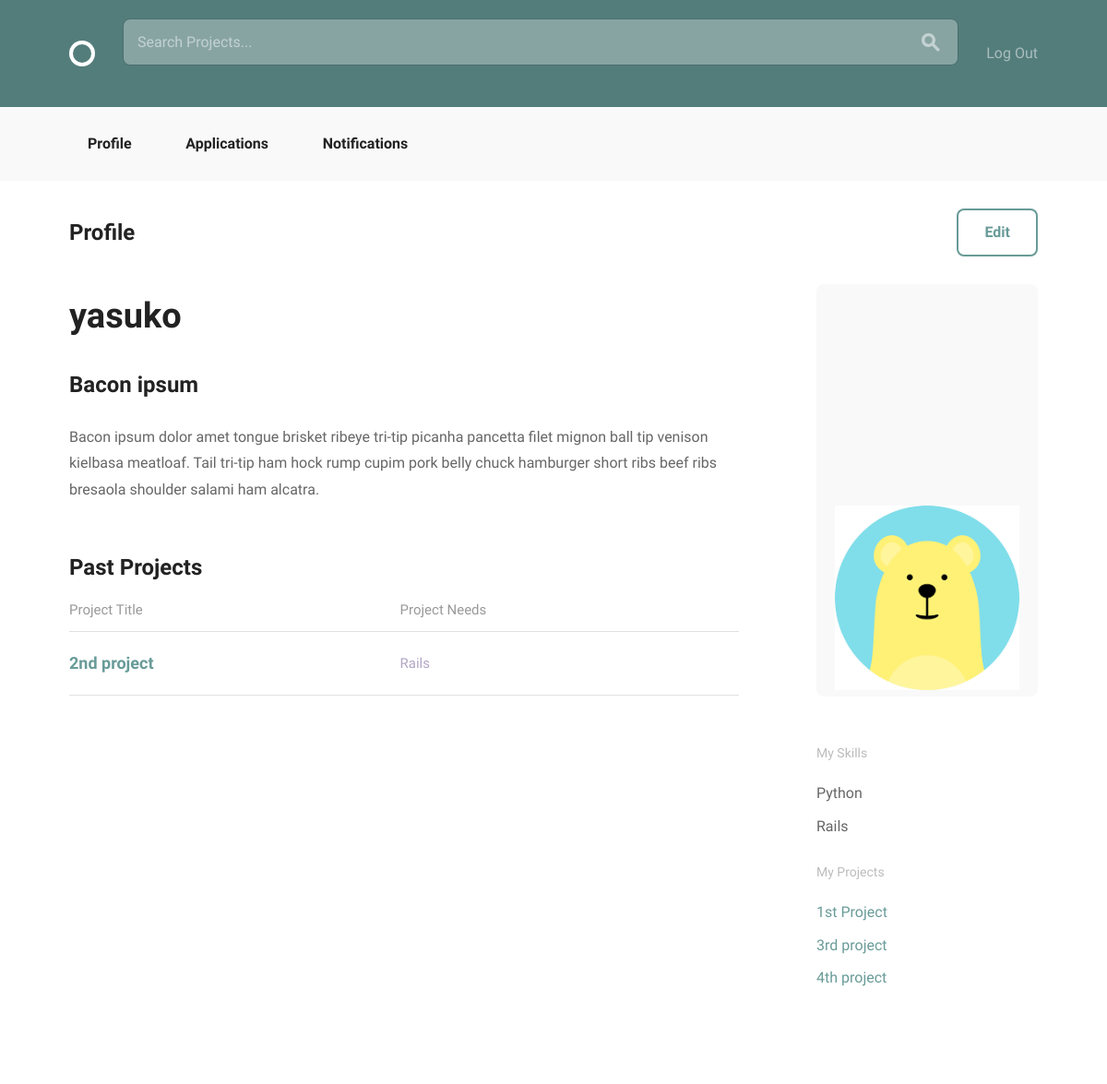
Before: /accounts/profile/3/ (signed in) with the older database file.
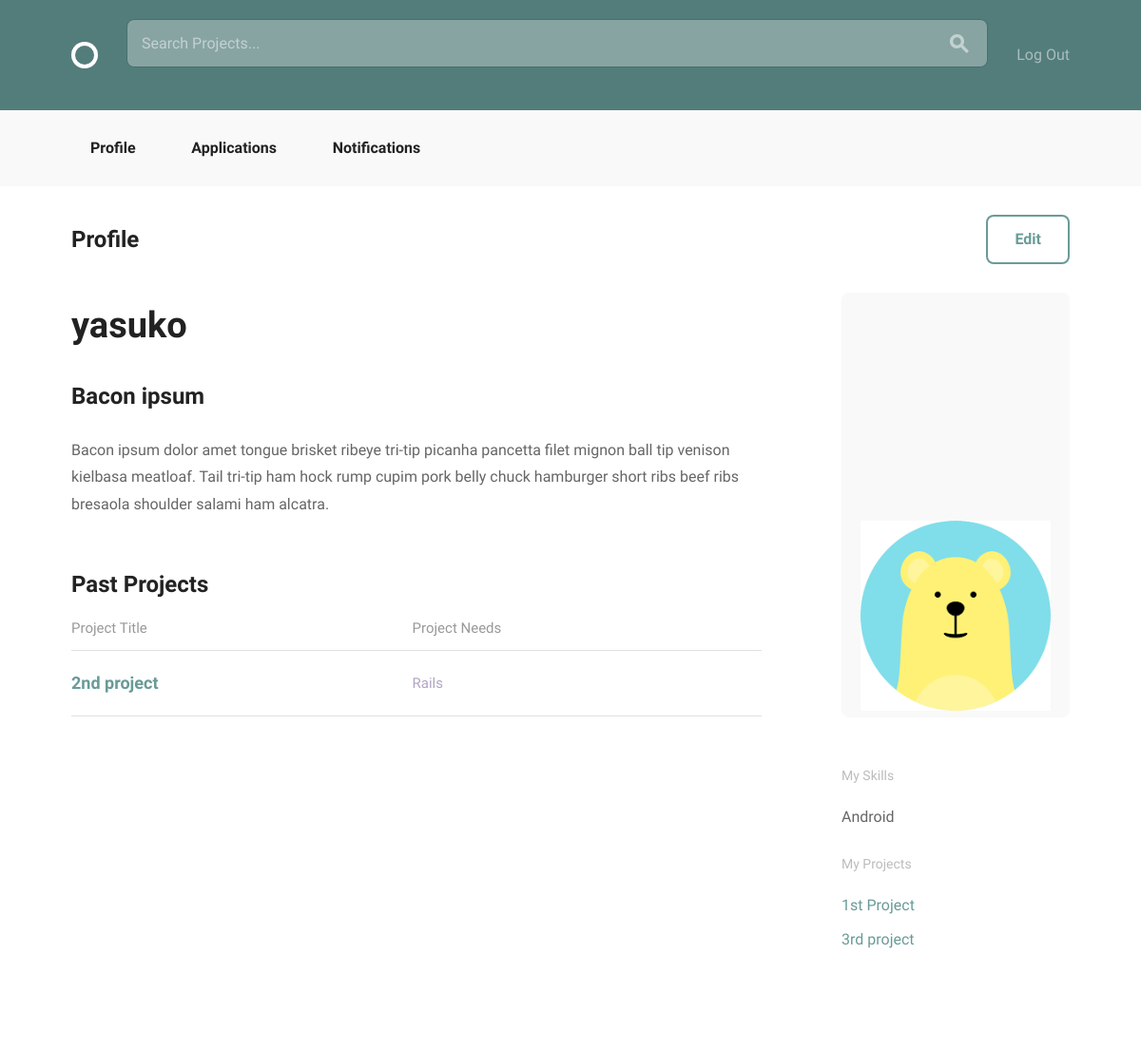
After: the same page with the newer database file.
### accounts/models.py (models this page shows, shortened)
class User(AbstractBaseUser, PermissionsMixin):
    email = models.EmailField(unique=True)
    username = models.CharField(max_length=40, unique=True)
    bio = models.TextField(max_length=500, blank=True, default="")
    image = models.ImageField(upload_to="profile_image/", blank=True)
    date_joined = models.DateTimeField(default=timezone.now)
    is_active = models.BooleanField(default=True)
    is_staff = models.BooleanField(default=False)
    objects = UserManager()
    USERNAME_FIELD = "email"
    REQUIRED_FIELDS = ["username"]

class Skill(models.Model):
    user = models.ForeignKey(settings.AUTH_USER_MODEL, null=True)
    name = models.CharField(max_length=20, choices=SKILLES_CHOICES)
    def __str__(self):
        return self.name

### projects/models.py (models this page shows, shortened)
class Application(models.Model):
    applicant = models.ForeignKey(
        settings.AUTH_USER_MODEL,
        related_name="applicaion"
    )
    position = models.ForeignKey(Position)
    status = models.CharField(max_length=20)

class Position(models.Model):
    ANDROID = "Android"
    DESIGN = "Design"
    JAVA = "Java"
    PHP = "PHP"
    PYTHON = "Python"
    RAILS = "Rails"
    WORDPRESS = "Wordpress"
    iOS = "iOS"
    SKILLES_CHOICES = (
        (ANDROID, "Android Developer"),
        (DESIGN, "Designer"),
        (JAVA, "Java Developer"),
        (PHP, "PHP Developer"),
        (PYTHON, "Python Developer"),
        (RAILS, "Rails Developer"),
        (WORDPRESS, "Wordpress Developer"),
        (iOS, "iOS Developer")
    )
    project = models.ForeignKey(
        Project,
        null=True,
        related_name="positions",
        on_delete=models.CASCADE)
    title = models.CharField(max_length=100)
    description = models.TextField(max_length=500)
    skill = models.CharField(max_length=20, choices=SKILLES_CHOICES, default="")
    position_filled = models.BooleanField(default=False)
    applicants = models.ManyToManyField(
        settings.AUTH_USER_MODEL,
        through='Application')

class Project(models.Model):
    user = models.ForeignKey(settings.AUTH_USER_MODEL, null=True)
    title = models.CharField(max_length=100)
    description = models.TextField(max_length=500)
    estimated_time = models.IntegerField()
    requirements = models.CharField(max_length=100)

### accounts/views.py (the view)
@login_required
def profile_detail(request, pk):
    profile = get_object_or_404(models.User, pk=pk)
    skills = models.Skill.objects.filter(user_id=pk)
    projects = Project.objects.filter(user_id=pk)
    applications = Application.objects.filter(
                        applicant=request.user,
                        status='accept')
    return render(request, 'accounts/profile_detail.html', {
            'profile': profile,
            'skills': skills,
            'projects': projects ,
            'applications': applications })

### projects/templatetags/project_extras.py (called while the page is built)
@register.filter('markdown_to_html')
def markdown_to_html(markdown_text):
    html_body = markdown2.markdown(markdown_text)
    return mark_safe(html_body)

### accounts/templates/accounts/profile_detail.html
{% extends "layout.html" %}
{% load static from staticfiles %}
{% load project_extras %}
{% block body_content %}
<div class="bounds circle--page">
    <div class="circle--page--header circle--fluid">
        <div class="circle--fluid--cell circle--fluid--primary">
            <h2>Profile</h2>
        </div>
        {% if profile.id == request.user.id %}
            <div class="circle--fluid--cell circle--fluid--secondary">
                <a class="button icon-on-left" href="{% url 'accounts:edit' pk=user.id %}">Edit</a>
            </div>
        {% endif %}
    </div>
    <div class="grid-70">
        <div class="circle--article--body">
              <h1>{{ profile.username }}</h1>
              {{ profile.bio | markdown_to_html }}
        </div>
        <h2>Past Projects</h2>
        <table class="u-full-width circle--table">
            <thead>
                <tr>
                    <th>Project Title</th>
                    <th class="circle--cell--right">Project Needs</th>
                </tr>
            </thead>
            <tbody>
                {% for application in applications %}
                    <tr class="clickable-row" data-href="{% url 'projects:project_detail' pk=application.position.project.pk %}">
                        <td>
                            <h3>{{ application.position.project.title }}</h3>
                        </td>
                        <td class="circle--cell--right">
                            <span class="secondary-label">{{ application.position.skill }}</sapn>
                        </td>
                    </tr>
                {% endfor %}
            </tbody>
        </table>
    </div>
    <div class="grid-25 grid-push-5">
        <div class="circle--secondary--module">
            <div class="circle--primary--avatar">
                {% if profile.image %}
                    <img src="{{ profile.image.url }}" height=200 width=200 alt="profile image"/>
                {% endif %}
            </div>
        </div>
        <div class="circle--secondary--module">
            <h4>My Skills</h4>
            <ul class="unloaded">
                {% for skill in skills %}
                <li>{{ skill }}</li>
                {% endfor %}
            </ul>
            <h4>My Projects</h4>
            <ul class="circle--link--list">
                {% for project in projects %}
                <li><a href="{% url 'projects:project_detail' pk=project.pk %}">{{ project.title }}</a></li>
                {% endfor %}
            </ul>
        </div>
    </div>
</div>
{% endblock %}

### templates/layout.html (shortened to what this page needs)
{% load static from staticfiles %}
{% load project_extras %}
<!DOCTYPE html>
<html lang="en">
  <head>
    <link rel="stylesheet" href="{% static 'css/global.css' %}">
  </head>
  <body>
    <header class="circle--header">
      <div class="bounds">
        <div class="circle--fluid">
          <div class="circle--fluid--cell">
            <h1 class="hide-text circle--logo"><a class="logo" href="{% url 'home' %}">Circle</a></h1>
          </div>
          <div class="circle--fluid--cell circle--fluid--primary">
            <form action="{% url 'home' %}" method="GET">
              <div class="circle--search">
                <input type="text" placeholder="Search Projects..." / name='q'>
                <button>
                </button>
              </div>
            </form>
          </div>
          <div class="circle--fluid--cell circle--fluid--secondary">
            <nav>
              <ul class="circle--inline">
                {% if user.is_authenticated %}
                  <li><a href="{% url 'logout' %}">Log Out</a></li>
                {% else %}
                  <li><a href="{% url 'accounts:signup' %}">Sign Up</a></li>
                  <li><a href="{% url 'login' %}">Log In</a></li>
                {% endif %}
              </ul>
            </nav>
          </div>
        </div>
      </div>
    </header>
    <div class="circle--actions--bar">
        <nav class="bounds">
            <ul class="circle--pill--list">
              {% if user.is_authenticated %}
                <li><a href="{% url 'accounts:profile_detail' pk=user.id %}">Profile</a></li>
                <li><a href="{% url 'projects:application' %}">Applications</a></li>
                <li><a href="{% url 'projects:notification' %}">Notifications</a></li>
              {% endif %}
            </ul>
        </nav>
    </div>
    {% block body_content %}{% endblock %}
  </body>
</html>

Changed rows visible on the page:
removed Skill: name "Python"
removed Skill: name "Rails"
removed Project: title "4th project"
added Skill: name "Android"
